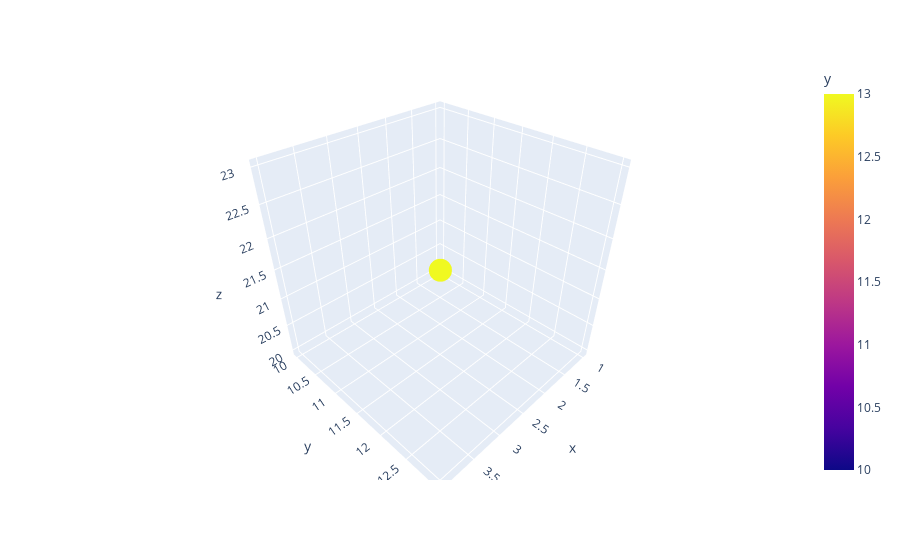

The notebook cell saved with this chart:
### Code cell
# Example of a 3D scatter plot
fig = px.scatter_3d(data, x='x', y='y', z='z', color='y')
fig.show()

### Figure 1 — Plotly figure (JSON) as saved in the notebook; plotly's stock layout.template omitted (floating-point values rounded to 4 significant figures)
{"data": [{"hovertemplate": "x=%{x}<br>y=%{marker.color}<br>z=%{z}<extra></extra>", "legendgroup": "", "marker": {"color": [10, 11, 12, 13], "coloraxis": "coloraxis", "symbol": "circle"}, "mode": "markers", "name": "", "scene": "scene", "showlegend": false, "type": "scatter3d", "x": [1, 2, 3, 4], "y": [10, 11, 12, 13], "z": [20, 21, 22, 23]}], "layout": {"coloraxis": {"colorbar": {"title": {"text": "y"}}, "colorscale": [[0, "#0d0887"], [0.1111, "#46039f"], [0.2222, "#7201a8"], [0.3333, "#9c179e"], [0.4444, "#bd3786"], [0.5556, "#d8576b"], [0.6667, "#ed7953"], [0.7778, "#fb9f3a"], [0.8889, "#fdca26"], [1, "#f0f921"]]}, "legend": {"tracegroupgap": 0}, "margin": {"t": 60}, "scene": {"domain": {"x": [0, 1], "y": [0, 1]}, "xaxis": {"title": {"text": "x"}}, "yaxis": {"title": {"text": "y"}}, "zaxis": {"title": {"text": "z"}}}}}
